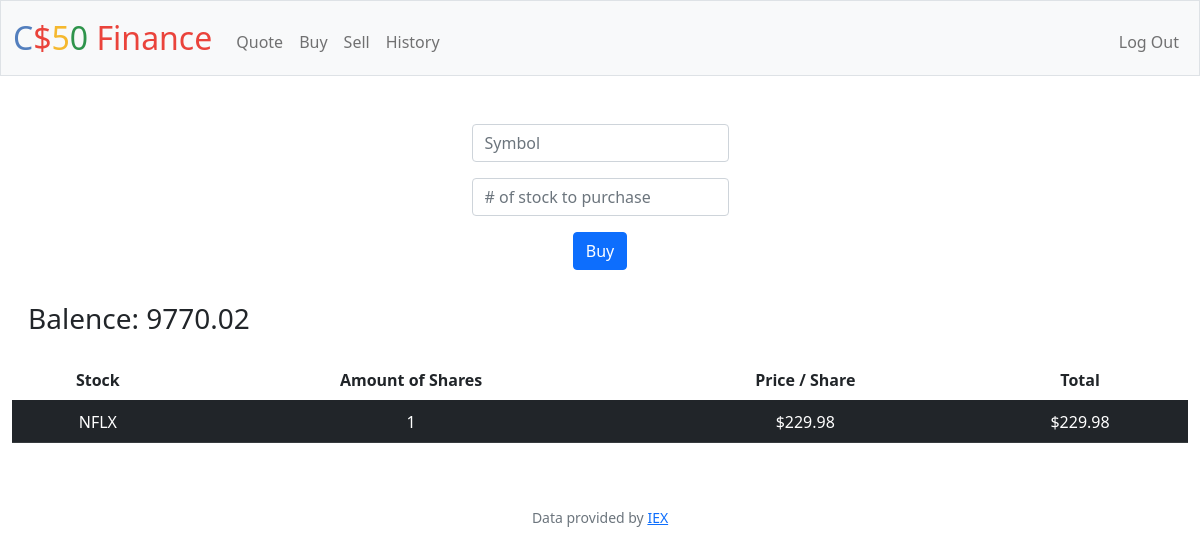
The page /buy (signed in) on the database as committed earlier.
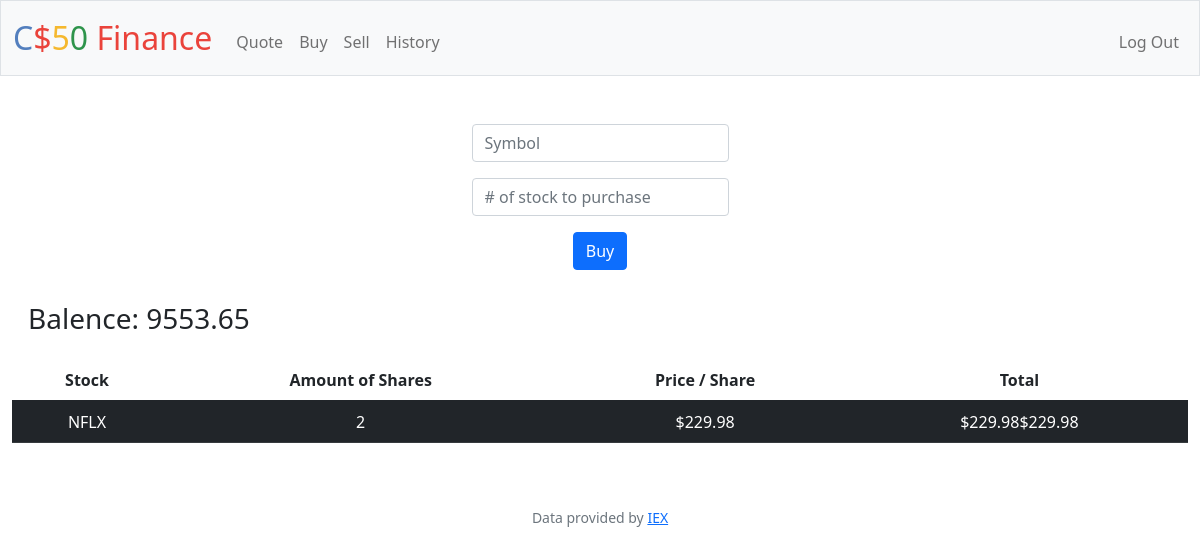
The same page on the database as committed later.
### tables this page shows
CREATE TABLE 'users' (id INTEGER PRIMARY KEY AUTOINCREMENT NOT NULL, username TEXT NOT NULL, hash TEXT NOT NULL,'cash' NUMERIC NOT NULL DEFAULT 10000.00);

CREATE TABLE 'Purchases' ('symbol' TEXT, 'shares' INTEGER, 'price' REAL, 'date' DATETIME, 'id'  INTEGER PRIMARY KEY  , 'user_id' INTEGER, 'type' TEXT);

### app.py (the view, shortened to what this page needs)
@app.route("/buy", methods=["GET", "POST"])
@login_required
def buy():
    if request.method == "GET":
        user_id = session["user_id"]
        purchases_db = db.execute("SELECT symbol, SUM(SHARES) AS shares, price FROM purchases WHERE user_id = ? AND shares >= 1 AND type = 'BUY' GROUP BY symbol", user_id)
        cash_db = db.execute("SELECT cash FROM users WHERE id = ?", user_id)
        cash = cash_db[0]["cash"]
        return render_template("buy.html", database=purchases_db, cash=cash)

### app.py (called while the page is built)
@app.after_request
def after_request(response):
    response.headers["Cache-Control"] = "no-cache, no-store, must-revalidate"
    response.headers["Expires"] = 0
    response.headers["Pragma"] = "no-cache"
    return response

### helpers.py (called while the page is built)
def login_required(f):
    @wraps(f)
    def decorated_function(*args, **kwargs):
        if session.get("user_id") is None:
            return redirect("/login")
        return f(*args, **kwargs)
    return decorated_function

### templates/buy.html (shortened to what this page needs)
{% extends "layout.html" %}
{% block main %}
    <form action="/buy" method="post">
        <div class="mb-3">
            <input class="form-control mx-auto w-auto" name="symbol" placeholder="Symbol" type="text">
        </div>
        <div>
            <input class="form-control mx-auto w-auto" name="shares" placeholder="# of stock to purchase" type="number">
        </div>
        <div>
            <button style="margin: 1rem;" class="btn btn-primary" type="submit">Buy</button>
        </div>
    </form>
    <h3 style="float: left; padding: 1rem;">Balence: {{ cash }} </h3>
<div class="section" >
 <table class="table table-striped-columns">
    <thead>
        <tr>
            <th scope="col">Stock</th>
            <th cope="col">Amount of Shares</th>
            <th scope="col">Price / Share</th>
            <th scope="col">Total</th>
        </tr>
    </thead>
    <tbody>
        {% for row in database %}
        <tr class="table-dark">
            <td class="table-dark"> {{ row["symbol"] }} </td>
            <td class="table-dark"> {{ row["shares"] }} </td>
            <td class="table-dark"> {{ row["price"] }} </td>
            <td class="table-dark"> {{ row["shares"] * row["price"] }}</td>
          </tr>
        {% endfor %}
    </tbody>
    </table>
 </div>
{% endblock %}

Rows that differ between the two databases and show on the page:
changed users: cash "9770.02" → "9553.65"
computed for Purchases "NFLX": shares "1" → "2"; row['shares']*row['price'] "$229.98" → "$229.98$229.98"
